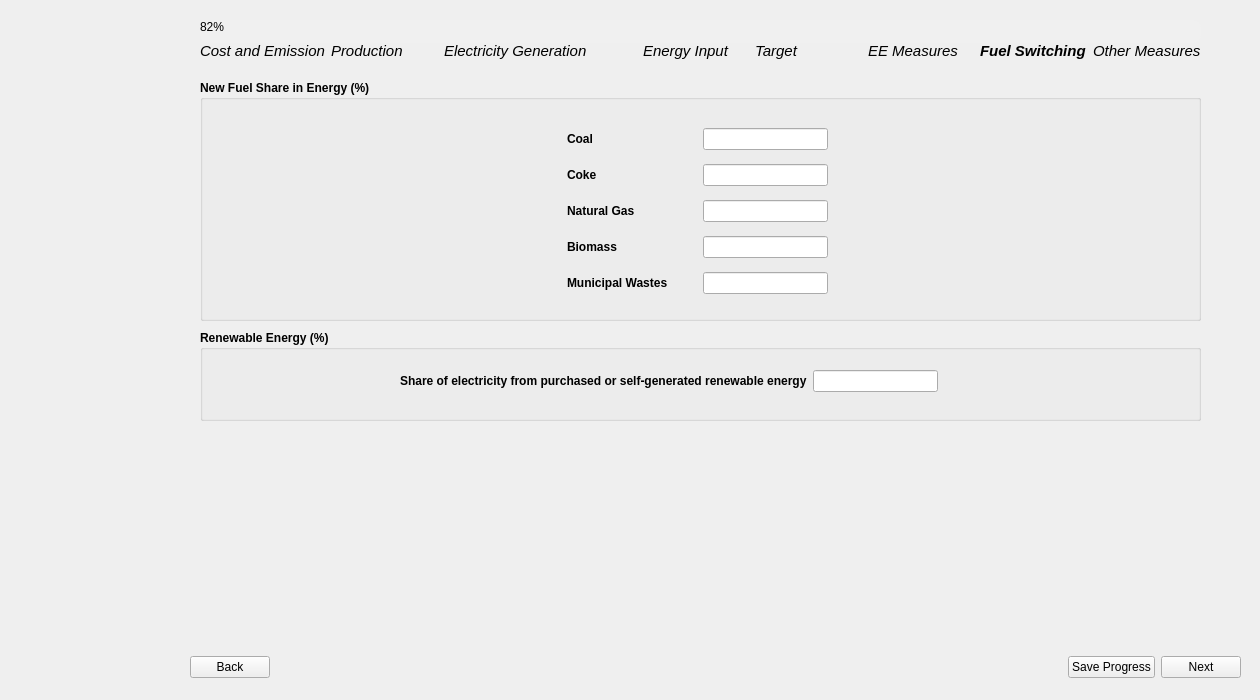
<?xml version="1.0" encoding="UTF-8"?>
<ui version="4.0">
 <class>Page9_Share</class>
 <widget class="QWidget" name="Page9_Share">
  <property name="geometry">
   <rect>
    <x>0</x>
    <y>0</y>
    <width>1260</width>
    <height>700</height>
   </rect>
  </property>
  <property name="sizePolicy">
   <sizepolicy hsizetype="Fixed" vsizetype="Fixed">
    <horstretch>0</horstretch>
    <verstretch>0</verstretch>
   </sizepolicy>
  </property>
  <property name="windowTitle">
   <string>Form</string>
  </property>
  <property name="styleSheet">
   <string notr="true"/>
  </property>
  <widget class="QWidget" name="layoutWidget">
   <property name="geometry">
    <rect>
     <x>190</x>
     <y>650</y>
     <width>1051</width>
     <height>35</height>
    </rect>
   </property>
   <layout class="QHBoxLayout" name="button_layout">
    <item>
     <widget class="QPushButton" name="backBtn">
      <property name="text">
       <string>Back</string>
      </property>
     </widget>
    </item>
    <item>
     <spacer name="horizontalSpacer">
      <property name="orientation">
       <enum>Qt::Horizontal</enum>
      </property>
      <property name="sizeHint" stdset="0">
       <size>
        <width>40</width>
        <height>20</height>
       </size>
      </property>
     </spacer>
    </item>
    <item>
     <widget class="QPushButton" name="saveBtn">
      <property name="text">
       <string>Save Progress</string>
      </property>
     </widget>
    </item>
    <item>
     <widget class="QPushButton" name="nextBtn">
      <property name="font">
       <font>
        <kerning>true</kerning>
       </font>
      </property>
      <property name="text">
       <string>Next</string>
      </property>
     </widget>
    </item>
   </layout>
  </widget>
  <widget class="QGroupBox" name="fuel_switching_group">
   <property name="geometry">
    <rect>
     <x>200</x>
     <y>80</y>
     <width>1001</width>
     <height>241</height>
    </rect>
   </property>
   <property name="font">
    <font>
     <bold>true</bold>
    </font>
   </property>
   <property name="styleSheet">
    <string notr="true">QPushButton {
    background-color: #26481f;  /* Green */
    color: white;
    border: none;
    padding: 8px 16px;
    font-size: 14px;
    border-radius: 6px;
    min-width: 90px;
    min-height: 15px;

}

QPushButton:hover {
    background-color: #45a049;
}

QPushButton:pressed {
    background-color: #3e8e41;
}

QPushButton#saveBtn {
                background-color: white;
                color: #26481f;
            }
QPushButton#saveBtn:hover {
                background-color: #45a049;
			  color: white;
            }

    QLineEdit {
        border-radius: 10px;    
        padding: 5px;           
    }

myLineEdit-&gt;setFixedSize(200, 30)</string>
   </property>
   <property name="title">
    <string>New Fuel Share in Energy (%)</string>
   </property>
   <widget class="QWidget" name="layoutWidget">
    <property name="geometry">
     <rect>
      <x>367</x>
      <y>40</y>
      <width>261</width>
      <height>182</height>
     </rect>
    </property>
    <layout class="QGridLayout" name="fuel_switching_gridLayout">
     <item row="0" column="0">
      <widget class="QLabel" name="coal_label_page9">
       <property name="text">
        <string>Coal</string>
       </property>
      </widget>
     </item>
     <item row="0" column="1">
      <widget class="QLineEdit" name="coal_input_page9">
       <property name="sizePolicy">
        <sizepolicy hsizetype="Fixed" vsizetype="Fixed">
         <horstretch>0</horstretch>
         <verstretch>0</verstretch>
        </sizepolicy>
       </property>
       <property name="text">
        <string/>
       </property>
      </widget>
     </item>
     <item row="1" column="0">
      <widget class="QLabel" name="coke_label_page9">
       <property name="text">
        <string>Coke</string>
       </property>
      </widget>
     </item>
     <item row="1" column="1">
      <widget class="QLineEdit" name="coke_input_page9">
       <property name="sizePolicy">
        <sizepolicy hsizetype="Fixed" vsizetype="Fixed">
         <horstretch>0</horstretch>
         <verstretch>0</verstretch>
        </sizepolicy>
       </property>
       <property name="text">
        <string/>
       </property>
      </widget>
     </item>
     <item row="2" column="0">
      <widget class="QLabel" name="natural_gas_label_page9">
       <property name="text">
        <string>Natural Gas</string>
       </property>
      </widget>
     </item>
     <item row="2" column="1">
      <widget class="QLineEdit" name="natural_gas_input_page9">
       <property name="sizePolicy">
        <sizepolicy hsizetype="Fixed" vsizetype="Fixed">
         <horstretch>0</horstretch>
         <verstretch>0</verstretch>
        </sizepolicy>
       </property>
       <property name="text">
        <string/>
       </property>
      </widget>
     </item>
     <item row="3" column="0">
      <widget class="QLabel" name="biomass_label_page9">
       <property name="text">
        <string>Biomass</string>
       </property>
      </widget>
     </item>
     <item row="3" column="1">
      <widget class="QLineEdit" name="biomass_input_page9">
       <property name="sizePolicy">
        <sizepolicy hsizetype="Fixed" vsizetype="Fixed">
         <horstretch>0</horstretch>
         <verstretch>0</verstretch>
        </sizepolicy>
       </property>
       <property name="text">
        <string/>
       </property>
      </widget>
     </item>
     <item row="4" column="0">
      <widget class="QLabel" name="msw_label_page9">
       <property name="text">
        <string>Municipal Wastes</string>
       </property>
      </widget>
     </item>
     <item row="4" column="1">
      <widget class="QLineEdit" name="msw_input_page9">
       <property name="sizePolicy">
        <sizepolicy hsizetype="Fixed" vsizetype="Fixed">
         <horstretch>0</horstretch>
         <verstretch>0</verstretch>
        </sizepolicy>
       </property>
       <property name="text">
        <string/>
       </property>
      </widget>
     </item>
    </layout>
   </widget>
  </widget>
  <widget class="QGroupBox" name="renewable_energy_group">
   <property name="geometry">
    <rect>
     <x>200</x>
     <y>330</y>
     <width>1001</width>
     <height>91</height>
    </rect>
   </property>
   <property name="font">
    <font>
     <bold>true</bold>
    </font>
   </property>
   <property name="title">
    <string>Renewable Energy (%)</string>
   </property>
   <widget class="QWidget" name="layoutWidget">
    <property name="geometry">
     <rect>
      <x>200</x>
      <y>40</y>
      <width>561</width>
      <height>30</height>
     </rect>
    </property>
    <layout class="QFormLayout" name="renewable_formLayout">
     <item row="0" column="0">
      <widget class="QLabel" name="share_electricity_label_page9">
       <property name="text">
        <string>Share of electricity from purchased or self-generated renewable energy</string>
       </property>
      </widget>
     </item>
     <item row="0" column="1">
      <widget class="QLineEdit" name="share_electricity_input_page9">
       <property name="sizePolicy">
        <sizepolicy hsizetype="Fixed" vsizetype="Fixed">
         <horstretch>0</horstretch>
         <verstretch>0</verstretch>
        </sizepolicy>
       </property>
       <property name="text">
        <string/>
       </property>
      </widget>
     </item>
    </layout>
   </widget>
  </widget>
  <widget class="QLabel" name="side_image">
   <property name="geometry">
    <rect>
     <x>0</x>
     <y>-30</y>
     <width>171</width>
     <height>761</height>
    </rect>
   </property>
   <property name="text">
    <string/>
   </property>
   <property name="pixmap">
    <pixmap>../images/BEST_side_abstract.png</pixmap>
   </property>
  </widget>
  <widget class="QProgressBar" name="progressBar">
   <property name="geometry">
    <rect>
     <x>200</x>
     <y>20</y>
     <width>1001</width>
     <height>23</height>
    </rect>
   </property>
   <property name="styleSheet">
    <string notr="true">QProgressBar {
    background-color: #F0F0F0;
    border: none;
	border-radius: 8px;
}
QProgressBar::chunk {
	border-radius: 8px;
    background: QLinearGradient(
        x1: 0, y1: 0, x2: 1, y2: 0,
        stop: 0 #33bef0,   /* Light Blue */
        stop: 1 #77d695    /* Light Green */
    );
}</string>
   </property>
   <property name="value">
    <number>82</number>
   </property>
  </widget>
  <widget class="QWidget" name="layoutWidget_3">
   <property name="geometry">
    <rect>
     <x>200</x>
     <y>40</y>
     <width>1001</width>
     <height>22</height>
    </rect>
   </property>
   <layout class="QGridLayout" name="gridLayout_12">
    <item row="0" column="0">
     <widget class="QLabel" name="label_3">
      <property name="font">
       <font>
        <pointsize>11</pointsize>
        <italic>true</italic>
        <bold>false</bold>
       </font>
      </property>
      <property name="text">
       <string>Cost and Emission</string>
      </property>
     </widget>
    </item>
    <item row="0" column="1">
     <widget class="QLabel" name="label_10">
      <property name="font">
       <font>
        <pointsize>11</pointsize>
        <italic>true</italic>
       </font>
      </property>
      <property name="text">
       <string>Production</string>
      </property>
     </widget>
    </item>
    <item row="0" column="2">
     <widget class="QLabel" name="label_11">
      <property name="font">
       <font>
        <pointsize>11</pointsize>
        <italic>true</italic>
       </font>
      </property>
      <property name="text">
       <string>Electricity Generation            </string>
      </property>
     </widget>
    </item>
    <item row="0" column="3">
     <widget class="QLabel" name="label_12">
      <property name="font">
       <font>
        <pointsize>11</pointsize>
        <italic>true</italic>
       </font>
      </property>
      <property name="text">
       <string>Energy Input</string>
      </property>
     </widget>
    </item>
    <item row="0" column="4">
     <widget class="QLabel" name="label_13">
      <property name="font">
       <font>
        <pointsize>11</pointsize>
        <italic>true</italic>
        <bold>false</bold>
       </font>
      </property>
      <property name="text">
       <string>Target</string>
      </property>
     </widget>
    </item>
    <item row="0" column="5">
     <widget class="QLabel" name="label_14">
      <property name="font">
       <font>
        <pointsize>11</pointsize>
        <italic>true</italic>
        <bold>false</bold>
       </font>
      </property>
      <property name="text">
       <string>EE Measures</string>
      </property>
     </widget>
    </item>
    <item row="0" column="6">
     <widget class="QLabel" name="label_15">
      <property name="font">
       <font>
        <pointsize>11</pointsize>
        <italic>true</italic>
        <bold>true</bold>
       </font>
      </property>
      <property name="text">
       <string>Fuel Switching</string>
      </property>
     </widget>
    </item>
    <item row="0" column="7">
     <widget class="QLabel" name="label_16">
      <property name="font">
       <font>
        <pointsize>11</pointsize>
        <italic>true</italic>
       </font>
      </property>
      <property name="text">
       <string>Other Measures</string>
      </property>
     </widget>
    </item>
   </layout>
  </widget>
 </widget>
 <resources/>
 <connections/>
</ui>
